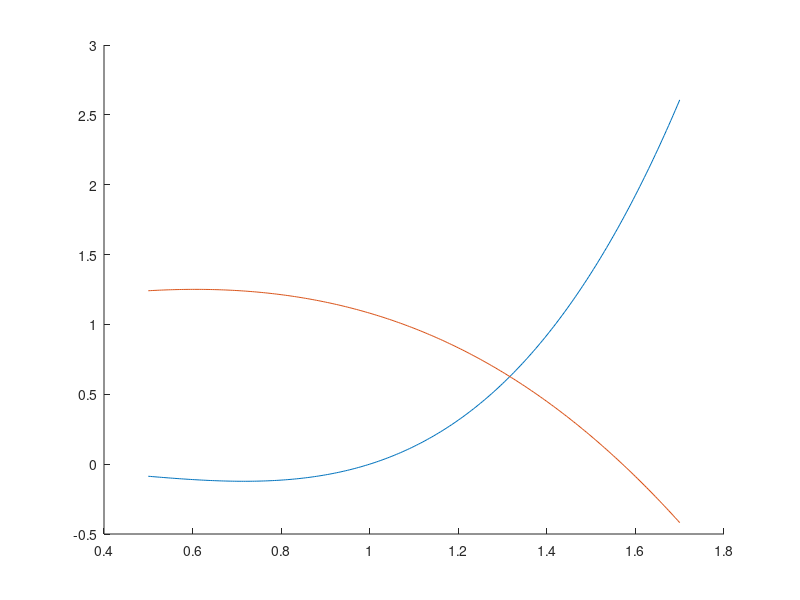

MATLAB code to generate this figure:
arxi=1/2; telos=1.7; vima=5*10^(-3);
d=1;
for x=arxi:vima:telos
    f(d)=(x^3)*log(x);
    g(d)=(2^x)*cos(x);
    k(d)=x;
    d=d+1;
end
%an den valw tin grammi 6 mporw na apothikeusw edw ton pinaka x=[arxi:vima:telos];
figure
hold on
plot(k,f)
plot(k,g)
